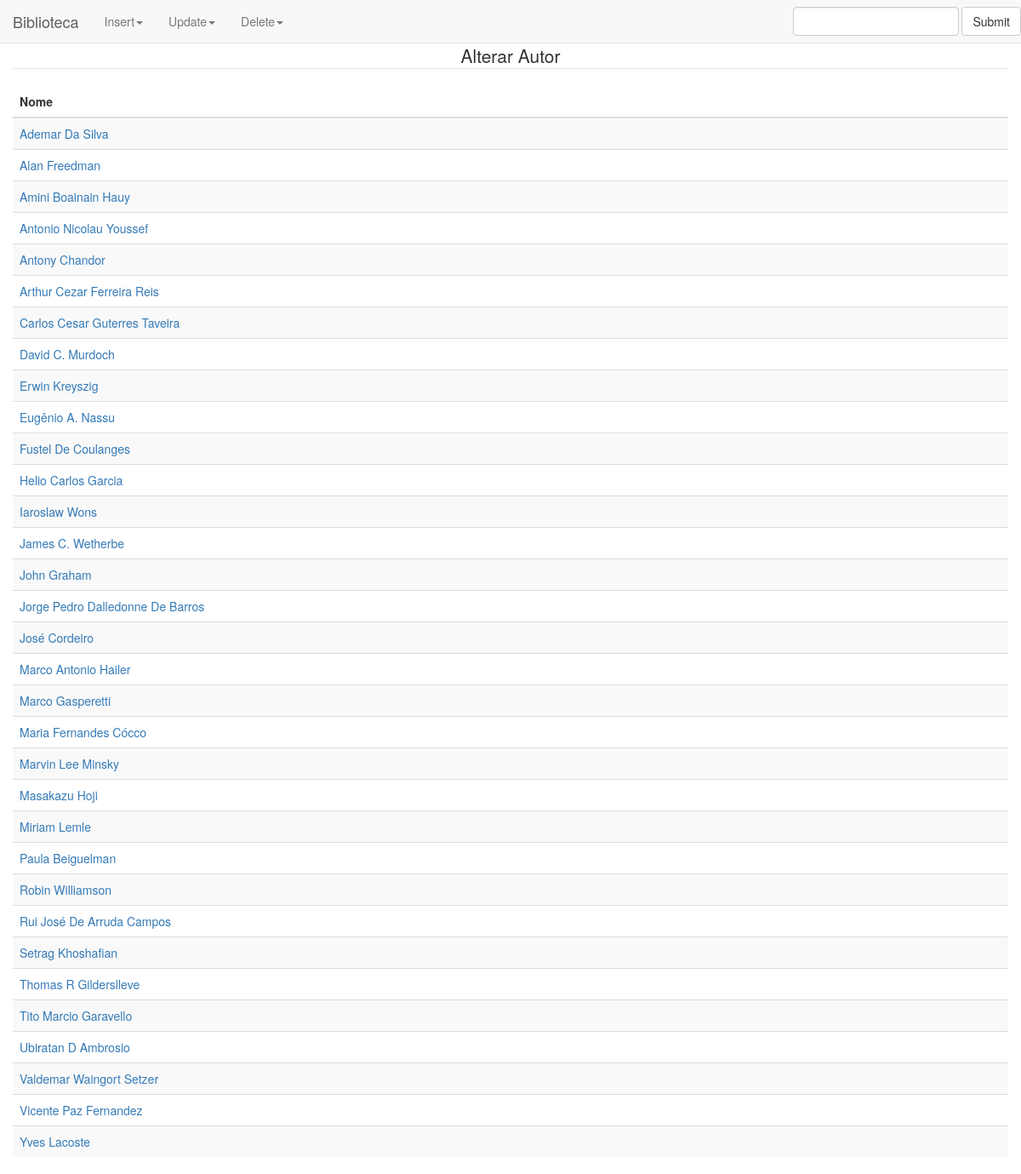
The page /tabelas/tb_autor/update.php on the database its author committed.
### tables this page shows
Create Table Tb_Autor(
	Aut_Codigo integer Not Null Primary Key,
    Aut_Nome varchar(45) Not Null
);

### tabelas/tb_autor/update.php (the view, shortened to what this page needs)
<?php
require_once("../../conection.php");
?>
<!DOCTYPE html>
<html lang="pt-br">
	<head>
		<link href="../../css/style.css" rel="stylesheet">
		<link href="../../css/bootstrap.min.css" rel="stylesheet">
		<link href="../../css/style.css" rel="stylesheet">
	</head>
	<body>
		<div class="container-fluid">
			<?php include '../../menu1.php';?>
			<div class="row" class="target">
				<div id="footer" class="col-md-12">
					<center>
						<legend>Alterar Autor</legend>
						<?php
						$sql = "select * from tb_autor order by Aut_Nome";
						$rs = mysql_query($sql,$conexao) or die ("Consulta nao realizada");
						?>
						<table class="table table-striped">
							<thead>
							<tr>
								<th>Nome</th>
							</thead>
							<?php
								while($linha=mysql_fetch_array($rs)){
									$codigo = $linha["Aut_Codigo"];
									$nome = $linha["Aut_Nome"];
							?>
							<tr>
								<td><a id="Aut_Nome" name="Aut_Nome" href="update1.php?Aut_Codigo=
									<?php echo $codigo;?>" method="post">
									<?php echo utf8_encode ($nome);?>
									</a>
								</td>
							</tr>
							<?php } ?>
						</table>
				</div>
			</div>
		</div>
	</body>
</html>

### menu1.php (shortened to what this page needs)
<div class="row" style="height: 50px;">
	<div class="col-md-12">
		<nav class="navbar navbar-default navbar-fixed-top" role="navigation">
			<div class="navbar-header">
				 <a class="navbar-brand" href="./../../index.php" target="_parent">Biblioteca</a>
			</div>
			<div class="collapse navbar-collapse" id="bs-example-navbar-collapse-1">
				<ul class="nav navbar-nav">
					<li class="dropdown">
						<a href="#" class="dropdown-toggle" data-toggle="dropdown">Insert<strong class="caret"></strong></a>
					</li>
					<li class="dropdown">
						<a href="#" class="dropdown-toggle" data-toggle="dropdown">Update<strong class="caret"></strong></a>
					</li>
					<li class="dropdown">
						<a href="#" class="dropdown-toggle" data-toggle="dropdown">Delete<strong class="caret"></strong></a>
					</li>
				</ul>
				<ul class="nav navbar-nav navbar-right">
					<form class="navbar-form navbar-left" role="search">
						<div class="form-group">
							<input type="text" class="form-control">
						</div>
						<button type="submit" class="btn btn-default">
							Submit
					</button>
				</form>
				</ul>
			</div>
		</nav>
	</div>
</div>

### rows shown on the page
tb_autor: Aut_Nome "Ademar Da Silva"
tb_autor: Aut_Nome "Alan Freedman"
tb_autor: Aut_Nome "Amini Boainain Hauy"
tb_autor: Aut_Nome "Antonio Nicolau Youssef"
tb_autor: Aut_Nome "Antony Chandor"
tb_autor: Aut_Nome "Arthur Cezar Ferreira Reis"
tb_autor: Aut_Nome "Carlos Cesar Guterres Taveira"
tb_autor: Aut_Nome "David C. Murdoch"
tb_autor: Aut_Nome "Erwin Kreyszig"
tb_autor: Aut_Nome "Eugênio A. Nassu"
tb_autor: Aut_Nome "Fustel De Coulanges"
tb_autor: Aut_Nome "Helio Carlos Garcia"
tb_autor: Aut_Nome "Iaroslaw Wons"
tb_autor: Aut_Nome "James C. Wetherbe"
tb_autor: Aut_Nome "John Graham"
tb_autor: Aut_Nome "Jorge Pedro Dalledonne De Barros"
tb_autor: Aut_Nome "José Cordeiro"
tb_autor: Aut_Nome "Marco Antonio Hailer"
tb_autor: Aut_Nome "Marco Gasperetti"
tb_autor: Aut_Nome "Maria Fernandes Cócco"
tb_autor: Aut_Nome "Marvin Lee Minsky"
tb_autor: Aut_Nome "Masakazu Hoji"
tb_autor: Aut_Nome "Miriam Lemle"
tb_autor: Aut_Nome "Paula Beiguelman"
tb_autor: Aut_Nome "Robin Williamson"
tb_autor: Aut_Nome "Rui José De Arruda Campos"
tb_autor: Aut_Nome "Setrag Khoshafian"
tb_autor: Aut_Nome "Thomas R Gilderslleve"
tb_autor: Aut_Nome "Tito Marcio Garavello"
tb_autor: Aut_Nome "Ubiratan D Ambrosio"
tb_autor: Aut_Nome "Valdemar Waingort Setzer"
tb_autor: Aut_Nome "Vicente Paz Fernandez"
tb_autor: Aut_Nome "Yves Lacoste"
